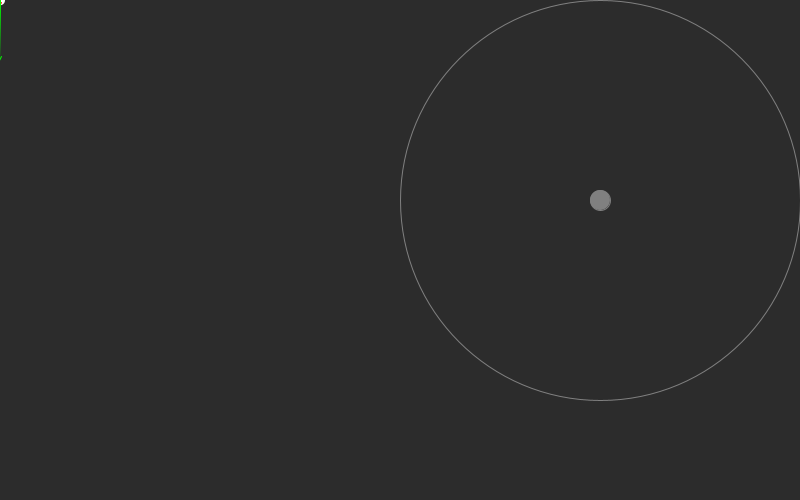
Frame 1 (no input)
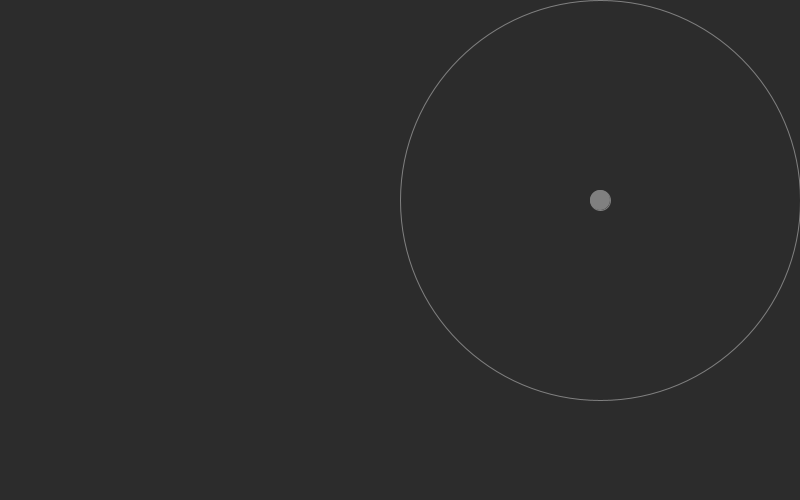
Frame 60 (the mouse pressed at the canvas centre just before this capture)
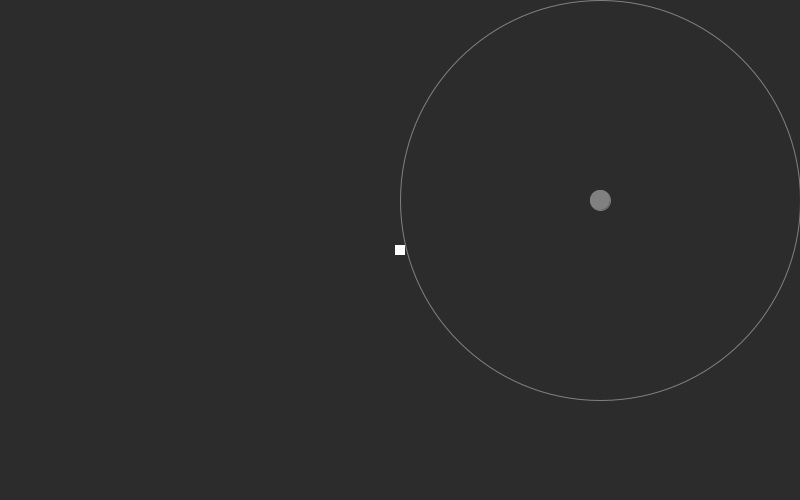
Frame 120 (the mouse held since frame 60 and released just before this capture)

The Processing sketch that drew these frames (run headless with seeded random() and noise(); from frame 60 on, the mouse is pressed at the canvas centre):

// Processing sketch: processing_79883
// ── processing_79883.pde

PVector startPosition;
PVector position;
PVector velocity;

PVector gravity;

PVector otherPosition;
PVector otherVelocity;

float mass = 10;

void setup() {
  size(800, 500); 
  frameRate(25);
  smooth();

  startPosition = new PVector();

  position = new PVector(0, 0);
  velocity = new PVector(0, 0);
  gravity = new PVector(0, 0.3);  // gravity goes down

  otherPosition = new PVector(600, 200);
  otherVelocity = new PVector(0, 0);
}

void draw() {
  background(44);


  /* Check if the two things are close enough, then repell */
  float distance = otherPosition.dist(position);

  PVector repulsion = new PVector(0, 0);

  if (distance < 200) {
    PVector direction = new PVector(otherPosition.x, otherPosition.y);
    direction.sub(position);

    direction.normalize();    // Vector will always have a length of one...

    float strength = map(distance, 200, 0, 0, 2);     // strength of the repulsion based on the distance
    direction.mult(strength);
    direction.mult(-1);
    repulsion.add(direction);
  }


  /* Calculate the movement */
  PVector acceleration = new PVector();
  acceleration.add(gravity);
  acceleration.add(repulsion);

  velocity.add(acceleration);

  position.add(velocity);


  /* Calculate the other movement */
  PVector otherAcceleration = new PVector();
  otherAcceleration.sub(repulsion);   // Add the repulsion in the other direction

  otherVelocity.add(otherAcceleration);
  otherPosition.add(otherVelocity);


  /* Draw the object */
  noStroke();
  fill(255);

  ellipse(position.x, position.y, mass, mass);


  /* Draw the other object */
  float otherDimension = 20;

  if (distance < 200) {    // grows when the projectile gets closer
    otherDimension = map(distance, 200, 0, 20, 20 * 28);
  }

  stroke(128);
  fill(128);
  ellipse(otherPosition.x, otherPosition.y, otherDimension, otherDimension);

  noFill();
  ellipse(otherPosition.x, otherPosition.y, 200 * 2, 200 * 2);  // draw influence radius



  /* Draw slingshot */
  if (mousePressed) {
    stroke(255, 0, 0);
    line(mouseX, mouseY, startPosition.x, startPosition.y);

    noStroke();
    fill(255);

    rectMode(CENTER);
    rect(startPosition.x, startPosition.y, 10, 10);
  } 



  /* Check if the second object leaves the screen. If yes: reset it to some random place */
  if (otherPosition.x < 0 || otherPosition.x > width || otherPosition.y < 0 || otherPosition.y > height) {
    otherPosition.x= random(0, width);
    otherPosition.y= random(0, height);

    otherVelocity.x = 0;
    otherVelocity.y = 0;
  } 


  /* Draw vectors (DO NOT COPY)  */
  stroke(255, 0, 0);
  drawVector(velocity, position, 20);
  stroke(0, 255, 0);
  drawVector(acceleration, position, 200);
}



void mousePressed() {
  startPosition.set(mouseX, mouseY, 0);   // set the new position to where we clicked
}


/* Shoot */
void mouseReleased() {
  position.set(startPosition);   // Begin where we started dragging

  PVector mouseDirection = new PVector(mouseX, mouseY);   // Calculate the shooting direction & strength
  mouseDirection.sub(startPosition);
  mouseDirection.mult(-1);   // Other way
  mouseDirection.mult(0.15);  // Scale it down

  velocity.set(mouseDirection);
}

void drawVector(PVector vec, PVector base, float len) {
  pushMatrix();
  float arrowSize = 4;
  translate(base.x, base.y);
  rotate(vec.heading2D());
  float lineLength = vec.mag() * len;
  line(0, 0, lineLength, 0);
  line(lineLength, 0,lineLength - arrowSize, arrowSize * 0.5);
  line(lineLength, 0,lineLength - arrowSize,-arrowSize * 0.5);
  popMatrix();
}
